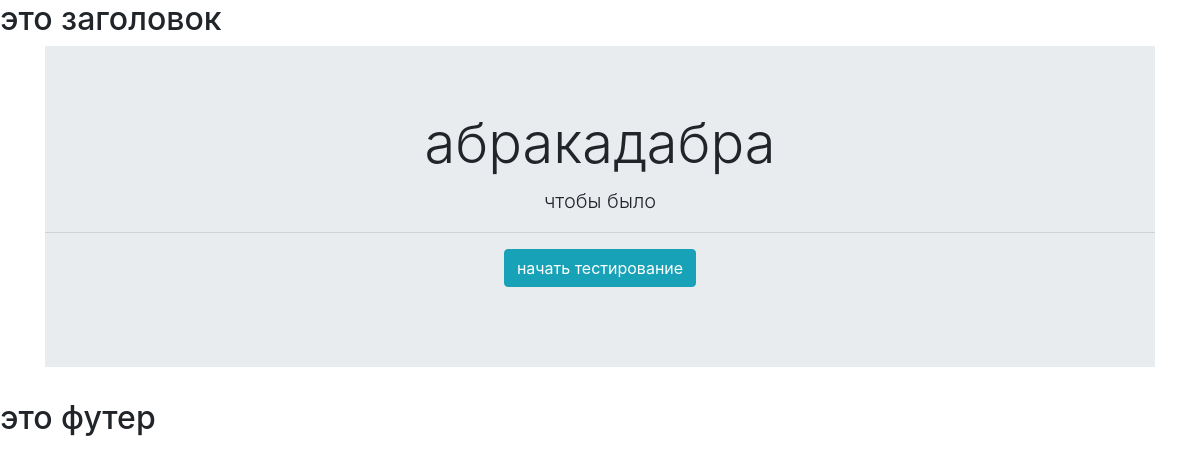
Page /testing/1 on the earlier database version.
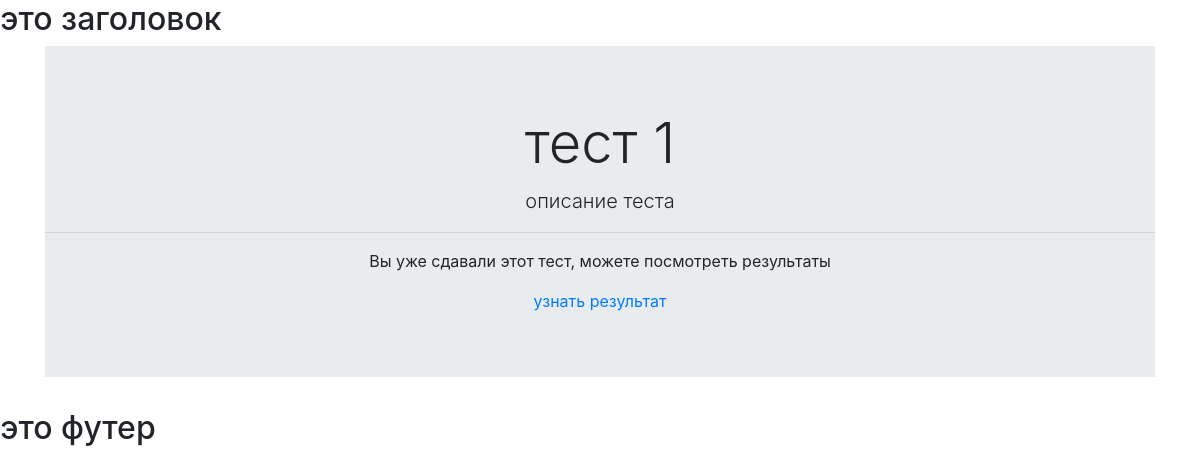
Same page on the later database version.
### testing/models.py (models this page shows, shortened)
class StudTest(models.Model):
    id = models.AutoField(primary_key=True, null=False, blank=False)
    test_name = models.CharField(max_length=1000, null=False, blank=False, verbose_name='название теста')
    test_desc = models.TextField(null=False, blank=False, verbose_name='краткое описание')
    available = models.BooleanField(default=False, verbose_name='тест доступен')
    test_available_start = models.DateTimeField(verbose_name='дата и время начала теста')
    test_available_end = models.DateTimeField(verbose_name='дата и время окончания теста')
    requests = models.ManyToManyField('Question', verbose_name='вопросы к тесту')
    topic = models.ForeignKey(Topic, null=True, blank=True, on_delete=models.SET_NULL, verbose_name='выбор темы')
    max_questions = models.IntegerField(null=True, blank=True, verbose_name='количество вопросов')
    class Meta:
        db_table = 'stud_test'
        verbose_name = 'тест'
        verbose_name_plural = 'Тесты'

### testing/views.py (the view, shortened to what this page needs)
# urls.py: path('<int:pk>', TestPage.as_view(), name='testpage'),
class TestPage(TemplateView):
    template_name = 'test/test.html'
    def get_context_data(self, **kwargs):
        context = super(TestPage, self).get_context_data(**kwargs)
        context['test'] = get_object_or_404(StudTest, pk=self.kwargs.get('pk'))
        return context
    def get(self, request, *args, **kwargs):
        context = self.get_context_data()
        context['result_test'] = TestResult.objects.filter(student=STUDENT_ID, test_id=context['test'], is_true=True).last()
        return render(request, self.template_name, context=context)

### templates/test/test.html (shortened to what this page needs)
{% extends 'base.html' %}
{% load static %}
{% load random_questions %}
{% block content %}
<div class="container">
    <div class="row center-block">
        <div class="col text-center">
            <div class="jumbotron jumbotron-fluid">
                <h1 class="display-4">{{ test.test_name }}</h1>
                <p class="lead">{{ test.test_desc }}</p>
                <hr>
                {% if result_test %}
                    <p>Вы уже сдавали этот тест, можете посмотреть результаты</p>
                    <a href="{% url 'resultspage' result_test.id %}">узнать результат</a>
                {% else %}
                    {% if created_result %}
                        <p>можете узнать результаты</p>
                    {% else %}
                        <form action="" method="post">
                            <input type="submit" class="btn btn-info" value="начать тестирование" name="start_test">
                        </form>
                    {% endif %}
                {% endif %}
            </div>
        </div>
    </div>
</div>
{% endblock %}

### templates/base.html (shortened to what this page needs)
{% load static %}
<html lang="ru" dir="ltr">
  <head>
   <link rel="stylesheet" href="{% static 'css/bootstrap.min.css' %}">
  </head>
<body>
    <header>
        <h2>это заголовок</h2>
    </header>
    {%block content %}{% endblock %}
    <footer>
        <h2>это футер</h2>
    </footer>
</body>

Differences in the rows shown:
changed StudTest: test_name "абракадабра" → "тест 1"; test_desc "чтобы было" → "описание теста"
Other differences:
form field start_test: "начать тестирование" → (not shown)
text now shown: "Вы уже сдавали этот тест, можете посмотреть результаты узнать результат"
